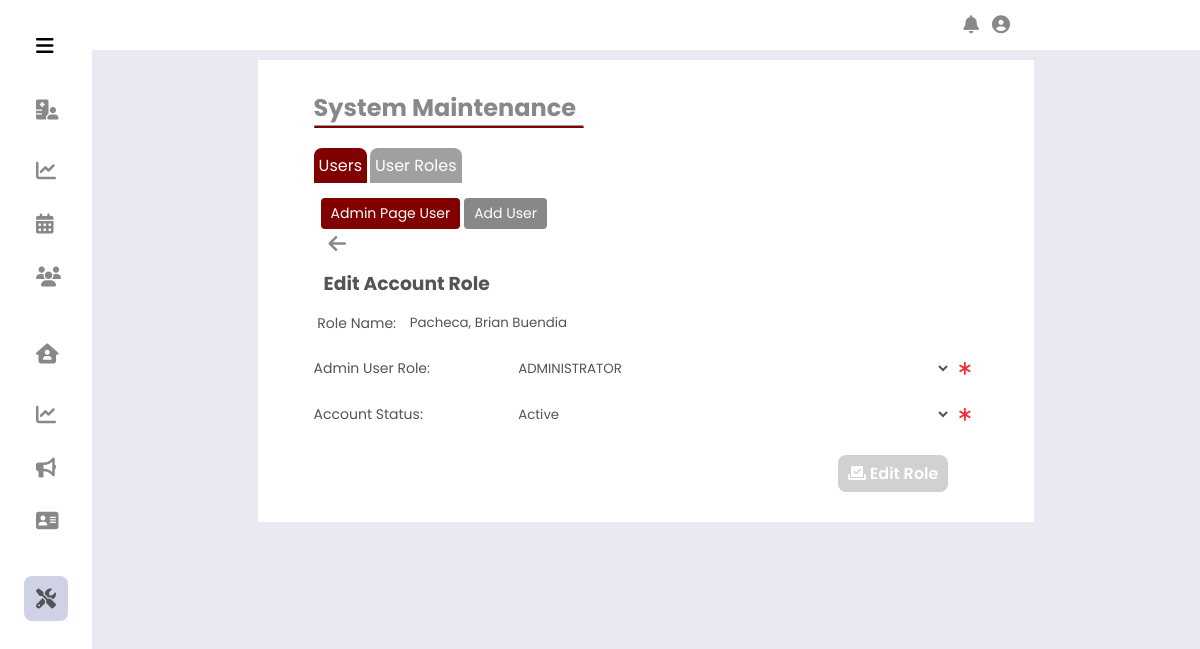
The app's page /Administrator/System Edit User Maintenance/?acc_id=6 (signed in) with its own data.
### tables this page shows
CREATE TABLE IF NOT EXISTS `adminaccountinfo` (
  `AdminAccountID` int NOT NULL AUTO_INCREMENT,
  `AdminFirstName` varchar(255) NOT NULL,
  `AdminMiddleName` varchar(255) DEFAULT NULL,
  `AdminLastName` varchar(255) NOT NULL,
  `AdminSufifx` varchar(15) DEFAULT NULL,
  `AdminUserRoleID` int NOT NULL,
  `AdminContactNo` varchar(11) NOT NULL,
  `AdminUsername` varchar(255) NOT NULL,
  `AdminPassword` varchar(32) NOT NULL,
  `AdminEmailAdd` varchar(255) NOT NULL,
  `AdminAddress` text NOT NULL,
  `GenderID` int NOT NULL,
  `AccountStatusID` int NOT NULL,
  PRIMARY KEY (`AdminAccountID`),
  KEY `adminUserRole_adminInfo` (`AdminUserRoleID`),
  KEY `genderRole_adminInfo` (`GenderID`),
  KEY `accountstat_adminInfo` (`AccountStatusID`)
);

CREATE TABLE IF NOT EXISTS `adminuserrole` (
  `AdminUserRoleID` int NOT NULL AUTO_INCREMENT,
  `AdminUserRole` varchar(255) NOT NULL,
  `AdminPageStudentCounceling` int NOT NULL,
  `AdminPageViolation` int NOT NULL,
  `AdminMaintenance` int NOT NULL,
  `StatusID` int NOT NULL,
  PRIMARY KEY (`AdminUserRoleID`),
  KEY `accountStatus_rolestats` (`StatusID`),
  KEY `studCounceling_status` (`AdminPageStudentCounceling`),
  KEY `studViolation_status` (`AdminPageViolation`),
  KEY `sysMain_status` (`AdminMaintenance`)
);

CREATE TABLE IF NOT EXISTS `accountstatus` (
  `AccountStatusID` int NOT NULL AUTO_INCREMENT,
  `StatusDescription` varchar(50) NOT NULL,
  PRIMARY KEY (`AccountStatusID`)
);

### Administrator/System Edit User Maintenance/index.php (the view, shortened to what this page needs)
<?php
    include_once('../includes/header.php');
    $acc_id = $_GET['acc_id'];
    $userRole = $conn->query("SELECT AdminAccountID, AdminFirstName, AdminMiddleName, AdminLastName, AdminSufifx,
    AdminUserRoleID, AccountStatusID FROM adminaccountinfo WHERE AdminAccountID = '$acc_id' ");
    while($row = $userRole->fetch_assoc()){
        $id = $row['AdminAccountID']; $fname = $row['AdminFirstName']; $mname = $row['AdminMiddleName'];
        $lname = $row['AdminLastName']; $sname = $row['AdminSufifx'];
        $AdminUserRoleID = $row['AdminUserRoleID']; $AccountStatusID = $row['AccountStatusID'];
?>
    <div class="body_container">
        <div class="content">
            <div class="title">
                <h1>System Maintenance</h1>
                <hr>
            </div>
            <div class="subcontent">
                <?php
                    $sub_page = 'main_admin';
                    include '../includes/main_sub_nav.php';
                    $sub_content = 'admin_userPage';
                    include '../includes/sub_content_navadd.php';
                ?>
                <a href="../System User Maintenance/" class="acc_bttn"><i class="fas fa-arrow-left"></i></a>
                <h3 class="subtitle">Edit Account Role</h3>
                <form id="edituserRole"  method = "POST">
                    <div class="input_group">
                        <div class="input_container">
                            <label for="#" class="label">Role Name: </label>
                            <div class="input " id="input_roleName">
                                <input class="input-field" type="text" placeholder="Insert Role Name" name="NameCheck"
                                id="NameCheck" value="<?php echo $lname.', '.$fname.' '.$mname.' '.$sname ?>" readonly>
                            </div>
                        </div>
                        <div class="input_container">
                            <label for="roleCouncheck" class="labelcheck">Admin User Role: </label>
                            <div class="input " id="input_roleName">
                                <select class="input-field" name="roleCouncheck" id="roleCouncheck">
                                    <?php
                                        $userRole = mysqli_query($conn, "SELECT AdminUserRoleID, AdminUserRole FROM `adminuserrole`");
                                        while($row2 = mysqli_fetch_assoc($userRole)){
                                        $roleID = $row2['AdminUserRoleID']; $roleName = $row2['AdminUserRole'];
                                    ?>
                                    <option value = "<?php echo $roleID ?>" <?php if($roleID == $AdminUserRoleID ){echo "selected";} ?>> <?php echo $roleName?>  </option>
                                    <?php }?>
                                </select>
                                <i class="fa-solid fa-asterisk"></i>
                            </div>
                        </div>
                        <div class="input_container">
                            <label for="status" class="labelcheck">Account Status: </label>
                            <div class="input " id="input_roleName">
                                <select class="input-field" name="status" id="status">
                                    <?php
                                        $statuscheck = mysqli_query($conn, "SELECT AccountStatusID, StatusDescription FROM `accountstatus`");
                                        while($row3 = mysqli_fetch_assoc($statuscheck)){
                                        $statsID = $row3['AccountStatusID']; $statsName = $row3['StatusDescription'];
                                    ?>
                                        <option value = "<?php echo $statsID ?>" <?php if($statsID == $AccountStatusID ){echo "selected";} ?>> <?php echo $statsName?>  </option>
                                    <?php }?>
                                </select>
                                <i class="fa-solid fa-asterisk"></i>
                            </div>
                        </div>
                    </div>
                    <div class="action_content">
                        <button class= "bttn" type="submit" name="submit" id="submitRole">
                        <i class="fa-solid fa-check-to-slot"></i> Edit Role</button>
                    </div>
                    <?php }?>
                </form>
            </div>
        </div>
    </div>
</body>
</html>

### Administrator/includes/main_sub_nav.php
<div class="sub_nav">
    <a href="../System User Maintenance/" class="sub_nav_bttn<?php if ($sub_page == 'main_admin'){ echo '_active';}?>">
        Users
    </a>
    <a href="../System User Role Maintenance/" class="sub_nav_bttn<?php if ($sub_page == 'role_admin'){ echo '_active';}?>">
        User Roles
    </a>
</div>

### Administrator/includes/sub_content_navadd.php
<div class="sub_content_nav">
    <a href="../System User Maintenance/" class="sub_nav_bttn<?php if ($sub_content == 'admin_userPage'){ echo '_active';}?>">
        Admin Page User
    </a>
    <a href="../System Add User Maintenance/" class="sub_nav_bttn<?php if ($sub_content == 'add_admin'){ echo '_active';}?>">
        Add User
    </a>
</div>

### Administrator/includes/css/side_nav.css (style rules this page uses)
:root { --nav-width: 92px; --button-color-font-icon: rgb(136, 136, 136); --button-hover-color-font-icon: rgb(84, 83, 87); --button-hover-bg: rgb(207 210 229); --color-content0-bg: white; --body-color: rgb(209, 209, 209); --normal-font-size: 1rem; --small-font-size: .875rem; --z-index: 100; }
* { margin: 0; padding: 0; box-sizing: border-box; font-family: 'Poppins',sans-serif; }
body { margin: 0; position: relative; padding: 0 0 0 5.75rem; transition: .5s; background-color: #e9eaf1; }
h1 { margin: 0; }
.fas { font-size: 1.25rem; margin-right: 3px; }

### Administrator/includes/css/admin_navbar.css (style rules this page uses)
* { margin: 0; padding: 0; box-sizing: border-box; font-family: 'Poppins',sans-serif; }
:root { --nav-width: 92px; --button-color-font-icon: rgb(136, 136, 136); --button-hover-color-font-icon: rgb(84, 83, 87); --button-hover-bg: rgb(160, 160, 160); --color-content0-bg: white; --maroong-content-bg: #810000; --maroong-content-hover: #630000; --body-color: rgb(209, 209, 209); --dark--color: #45474b; --blue-color: #2a88e6; --normal-font-size: 1rem; --small-font-size: .875rem; --meduim-font-size: 15px; }
body { position: relative; background-color: #e9eaf1; }
.sub_nav { padding: 20px 0 0; display: flex; }
.sub_nav .sub_nav_bttn_active, .sub_nav .sub_nav_bttn { font-size: var(--small-font-size); background-color: var(--button-hover-bg); padding: 5px; margin: 0 3px 0 0; color: var(--color-content0-bg); border-top-left-radius: .5rem; border-top-right-radius: .5rem; text-decoration: none; }
.sub_nav .sub_nav_bttn_active, .sub_nav .sub_nav_bttn:hover { color: var(--color-content0-bg); background-color: var(--maroong-content-bg); }
.sub_nav .sub_nav_bttn_active, .sub_nav .sub_nav_bttn { font-size: var(--normal-font-size); background-color: var(--button-hover-bg); padding: 5px; margin: 0 3px 0 0; color: var(--color-content0-bg); border-top-left-radius: .5rem; border-top-right-radius: .5rem; text-decoration: none; }

### Administrator/includes/css/maintenance.css (style rules this page uses)
:root { --nav-width: 92px; --button-color-font-icon: rgb(136, 136, 136); --button-hover-color-font-icon: rgb(84, 83, 87); --button-hover-bg: rgb(160, 160, 160); --color-content0-bg: white; --maroong-content-bg: #810000; --maroong-content-hover: #630000; --body-color: rgb(209, 209, 209); --normal-font-size: 1rem; --small-font-size: .875rem; --meduim-font-size: 15px; }
* { margin: 0; padding: 0; box-sizing: border-box; font-family: 'Poppins',sans-serif; }
.body_container { display: flex; align-items: center; justify-content: center; padding-top: 50px; padding-bottom: 10px; }
.content { background-color: var(--color-content0-bg); margin-top: 10px; padding: 30px 5% 30px; width: 70%; height: auto; }
.content .title { width: 220px; }
.title h1 { font-size: 1.5rem; color: var(--button-color-font-icon); display: inline-block; }
.title hr { border-bottom: 2px solid var(--maroong-content-bg); }
.content .subcontent { width: 100%; height: auto; padding-bottom: 20px; }
.sub_content_nav { margin-top: 10px; display: flex; padding: 5px 5px 0; }
.sub_content_nav .sub_nav_bttn { padding: 5px 10px 5px; background-color: var(--button-color-font-icon); color: var(--color-content0-bg); margin: 0 2px 0; font-size: var(--small-font-size); border-radius: .25rem; text-decoration: none; border: none; outline: none; cursor: pointer; }
.sub_content_nav .sub_nav_bttn:hover, .sub_content_nav .active_bttn, .sub_content_nav .sub_nav_bttn_active { padding: 5px 10px 5px; background-color: var(--maroong-content-bg); color: var(--color-content0-bg); margin: 0 2px 0; font-size: var(--small-font-size); border-radius: .25rem; text-decoration: none; border: none; outline: none; cursor: pointer; }

### Administrator/includes/css/modal_placement.css (style rules this page uses)
:root { --nav-width: 92px; --button-color-font-icon: rgb(136, 136, 136); --button-hover-color-font-icon: rgb(84, 83, 87); --button-hover-bg: rgb(160, 160, 160); --color-content0-bg: white; --maroong-content-bg: #810000; --maroong-content-hover: #630000; --body-color: rgb(209, 209, 209); --normal-font-size: 1rem; --small-font-size: .875rem; --meduim-font-size: 15px; }
* { margin: 0; padding: 0; box-sizing: border-box; font-family: 'Poppins',sans-serif; }

### Administrator/includes/css/modal_upload_placement.css (style rules this page uses)
:root { --nav-width: 92px; --button-color-font-icon: rgb(136, 136, 136); --button-hover-color-font-icon: rgb(84, 83, 87); --button-hover-bg: rgb(160, 160, 160); --color-content0-bg: white; --maroong-content-bg: #810000; --maroong-content-hover: #630000; --body-color: rgb(209, 209, 209); --normal-font-size: 1rem; --small-font-size: .875rem; --meduim-font-size: 15px; }
* { margin: 0; padding: 0; box-sizing: border-box; font-family: 'Poppins',sans-serif; }

### records on screen
adminaccountinfo: NameCheck "Pacheca, Brian Buendia", roleCouncheck "ADMINISTRATOR", status "Active"
